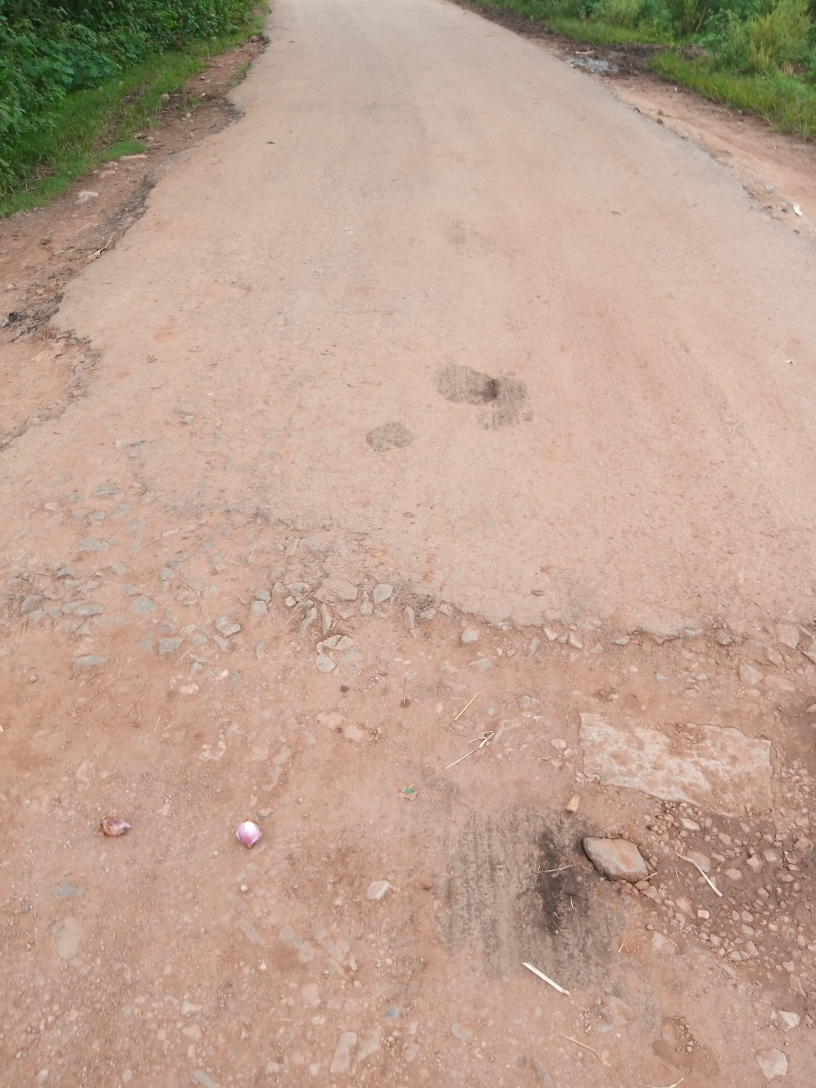
#> input picture Crack detector/20220815_16_11_41_045_000_jT85iRGUsKVY0iTx40U5DTQKCYf2_F_3264_2448 (1).jpg, 2448 x 3264 px (shown at 1/3 size)
$ python main.py
#> lines starting #> are read from the running program, lines starting #| are printed output that depends on the picture; after the words box and inside, x2 and y2 are one past the last pixel; in counts of white or black regions, pixels touching at a corner belong together
# This is correct code no 3
import cv2
# import numpy as np
import os

class CrackAnalyzerDSA:

    def __init__(self):
        # --- DSA CONCEPT 1: HASH MAP (Dictionary) ---
        self.crack_database = {}

        # OpenCV Preprocessing Parameters
        self.min_area = 100
        self.block_size = 51
        self.c_value = 10
        self.morph_kernel = cv2.getStructuringElement(cv2.MORPH_RECT, (5, 5)) #fine tuning

        # Severity Thresholds
        self.medium_span_pct = 10.0
        self.high_span_pct = 25.0
        self.critical_span_pct = 40.0
#seveerity evaluation
    def evaluate_severity(self, max_span_pct):
        # [4 lines of commented-out code are left out]
        if max_span_pct >= self.high_span_pct:
            return "High", (0, 165, 255)
        elif max_span_pct >= self.medium_span_pct:
            return "Medium", (0, 255, 255)
        else:
            return "Low", (255, 255, 0)
#it saves data
    def save_data(self, location_id, severity, span_pct):
        self.crack_database[location_id] = {
            "Severity": severity,
            "Damage_Span": f"{span_pct:.1f}%",
            "Action": "Fix Immediately!" if severity == "CRITICAL" else "Monitor"
        }
#analyze and process frame
    def process_frame(self, frame, location_id="Unknown_Location"):
        annotated_frame = frame.copy() #makes a copy to draw warning labels
        img_h, img_w = frame.shape[:2] #set dimensions of picture
        max_img_dim = max(img_h, img_w) #finding exact height and width

        gray = cv2.cvtColor(frame, cv2.COLOR_BGR2GRAY) #make pic black and white
        blurred = cv2.bilateralFilter(gray, 9, 75, 75)   # blur to ignore roughness

        thresh = cv2.adaptiveThreshold(
            blurred, 255, cv2.ADAPTIVE_THRESH_GAUSSIAN_C,
            cv2.THRESH_BINARY_INV, self.block_size, self.c_value #dark turns white, restroad is pitch black
        )

        closed_cracks = cv2.morphologyEx(thresh, cv2.MORPH_CLOSE, self.morph_kernel) #morphological closing
        contours, _ = cv2.findContours(closed_cracks, cv2.RETR_EXTERNAL, cv2.CHAIN_APPROX_SIMPLE) #comma and dash unpacking

        longest_crack_span = 0

        # --- DSA CONCEPT 2: O(N) LINEAR TRAVERSAL ---  visiting every element in a sequence
        total_damage_area = 0
        for contour in contours:
            area = cv2.contourArea(contour)
            if area > self.min_area:
                total_damage_area += area

# Then calculate percentage based on the total image area
        image_area = img_h * img_w
        area_percentage = (total_damage_area / image_area) * 100

        severity_label, text_color = self.evaluate_severity(area_percentage)
        self.save_data(location_id, severity_label, area_percentage)

        cv2.rectangle(annotated_frame, (0, 0), (300, 80), (30, 30, 30), -1)
        cv2.putText(annotated_frame, severity_label, (20, 55),
                    cv2.FONT_HERSHEY_SIMPLEX, 1.5, text_color, 4)

        return annotated_frame
#single image analyzer
    def analyze_single_image(self, image_path):
        if not os.path.exists(image_path):
            print(f"Error: '{image_path}' not found.")
            return

        img = cv2.imread(image_path)
        if img is None: return

        max_dim = 1000
        h, w = img.shape[:2]
        if h > max_dim or w > max_dim:
            scale = max_dim / float(max(h, w))
            img = cv2.resize(img, None, fx=scale, fy=scale, interpolation=cv2.INTER_AREA)

        filename = os.path.basename(image_path)
        result = self.process_frame(img, location_id=filename)

        print("\n--- SCAN COMPLETE ---")
        print(f"Dictionary Database Output: {self.crack_database[filename]}")
        print("Press ANY KEY on the image window to close it.")

        cv2.imshow(f"Analysis - {filename}", result)
        cv2.waitKey(0)
        cv2.destroyAllWindows()

    # [70 lines left out: functions analyze_folder, print_final_database, not called in this run]

# --- Main Execution Block ---
if __name__ == "__main__":
    Analyzer = CrackAnalyzerDSA()
    print("--- Road Crack Detection System ---")
    print("1. Analyze a single image")
    print("2. Process a dataset folder")

    choice = input("\nSelect mode (1/2): ")
#> the answer given: 1
    if choice == '1':
        file_path = input("Enter the exact image file path : ")
#> the answer given: 20220815_16_11_41_045_000_jT85iRGUsKVY0iTx40U5DTQKCYf2_F_3264_2448 (1).jpg
        Analyzer.analyze_single_image(file_path)
#> in analyze_single_image, img is the input picture: shape (3264, 2448, 3); mean B, G, R 145.5, 162.8, 190.2
#> in analyze_single_image, `img = cv2.resize(img, None, fx=scale, fy=scale, interpolation=cv2.INTE..`:
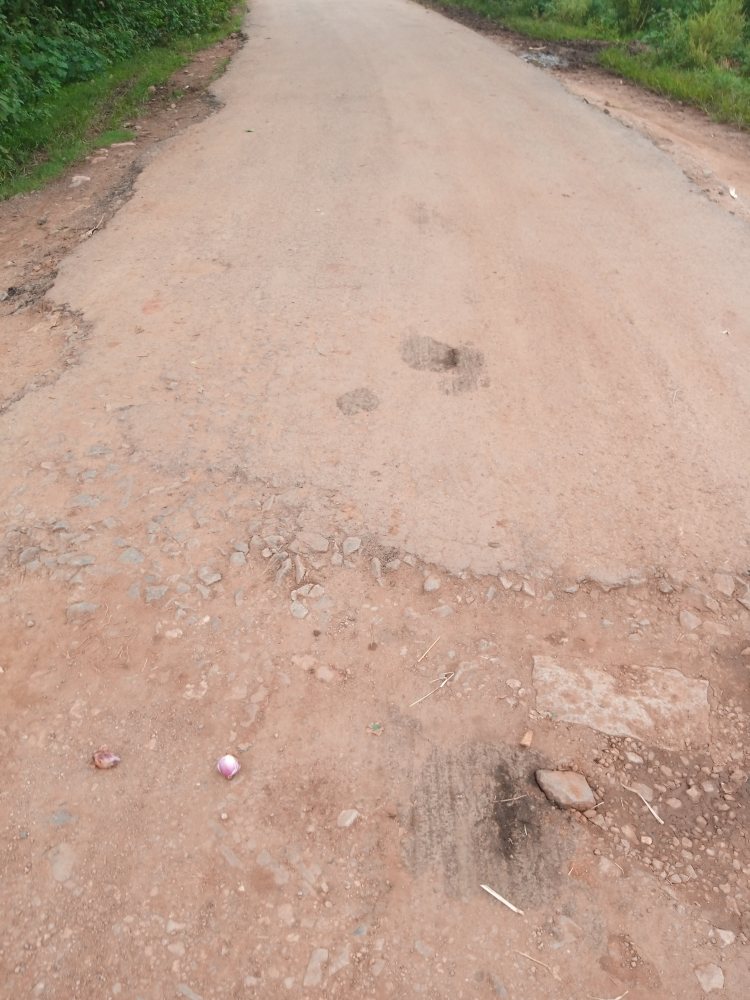
#> img: shape (1000, 750, 3); mean B, G, R 145.5, 162.8, 190.2
#> in process_frame, `gray = cv2.cvtColor(frame, cv2.COLOR_BGR2GRAY)`:
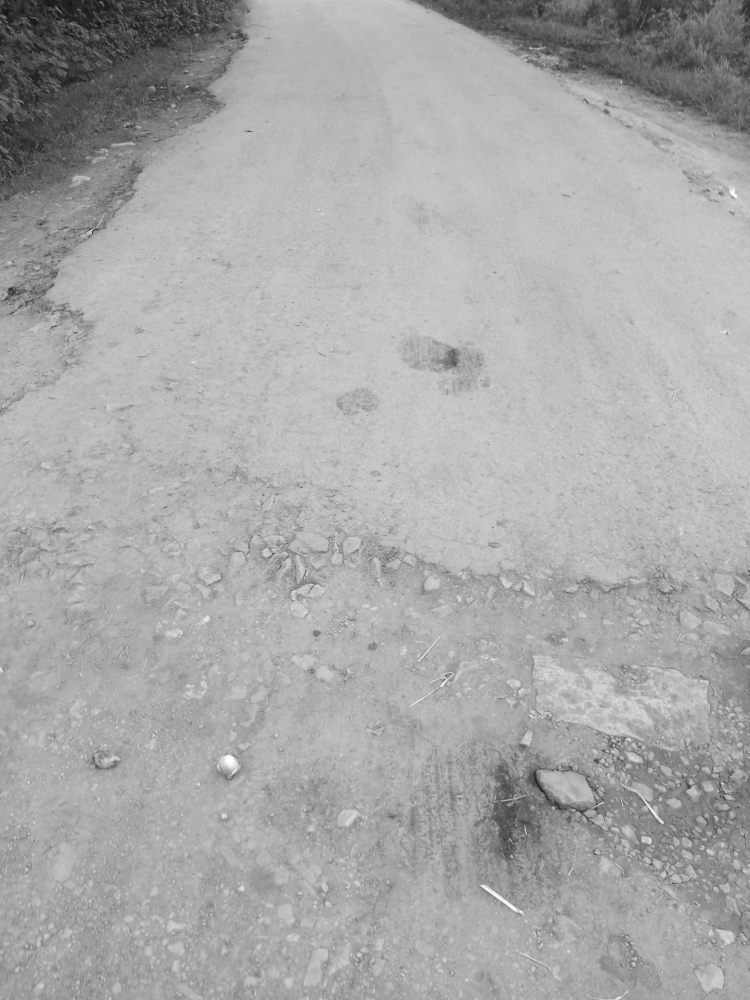
#> gray: shape (1000, 750); min 17, max 255, mean 169
#> in process_frame, `thresh = cv2.adaptiveThreshold( blurred, 255, cv2.ADAPTIVE_THRESH_GAUS..`:
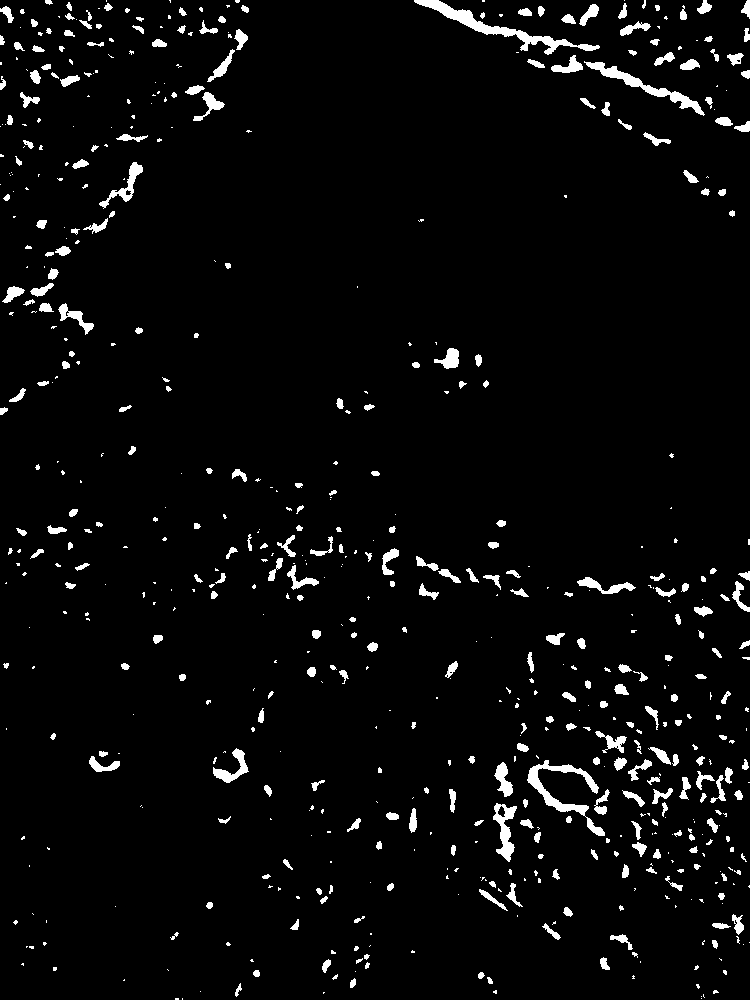
#> thresh: shape (1000, 750); 3.8% white; 636 white regions (330 under 20 px), largest, box (x1, y1, x2, y2) and area: (414, 0, 600, 55) 1615, (527, 760, 605, 836) 1232, (584, 61, 705, 116) 1033
#> in process_frame, `closed_cracks = cv2.morphologyEx(thresh, cv2.MORPH_CLOSE, self.morph_k..`:
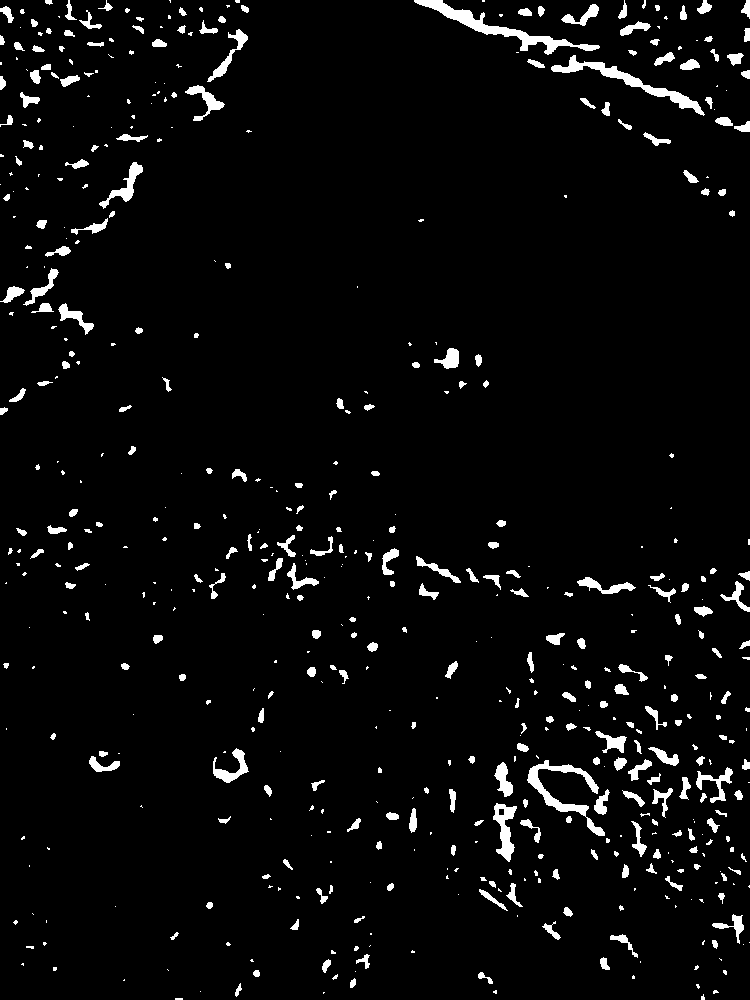
#> closed_cracks: shape (1000, 750); 4% white; 553 white regions (271 under 20 px)
#> in process_frame, `contours, _ = cv2.findContours(closed_cracks, cv2.RETR_EXTERNAL, cv2.C..`: contours = 553 contours, 320 with area under 20; largest, box (x1, y1, x2, y2) and area: (414, 0, 600, 55) 1506, (551, 55, 705, 116) 1188, (527, 760, 605, 836) 1070, (493, 803, 517, 862) 632, (99, 162, 143, 209) 444
#> the loop in process_frame, `for contour in contours:` made 553 passes
#> (area, total_damage_area) on passes 38, 47, 60, 123, 127, 137, 140, 146, 147, 149, 154, 156: (118, 118), (210.5, 328.5), (106.5, 435), (158, 593), (104.5, 697.5), (115.5, 813), (632, 1445), (107.5, 1552.5), (171.5, 1724), (159.5, 1883.5), (107, 1990.5), (325, 2315.5)
#> area on passes 8, 10, 13, 16, 22, 25: 31.5, 32.5, 48.5, 30, 58.5, 66.5
#> after the loop in process_frame, `for contour in contours:`: total_damage_area = 12989.5
#> in process_frame, `area_percentage = (total_damage_area / image_area) * 100`: area_percentage = 1.73
#> in process_frame, `severity_label, text_color = self.evaluate_severity(area_percentage)`: severity_label = 'Low'; text_color = (255, 255, 0)
#> in process_frame, `cv2.putText(annotated_frame, severity_label, (20, 55), cv2.FONT_HERSHE..`:
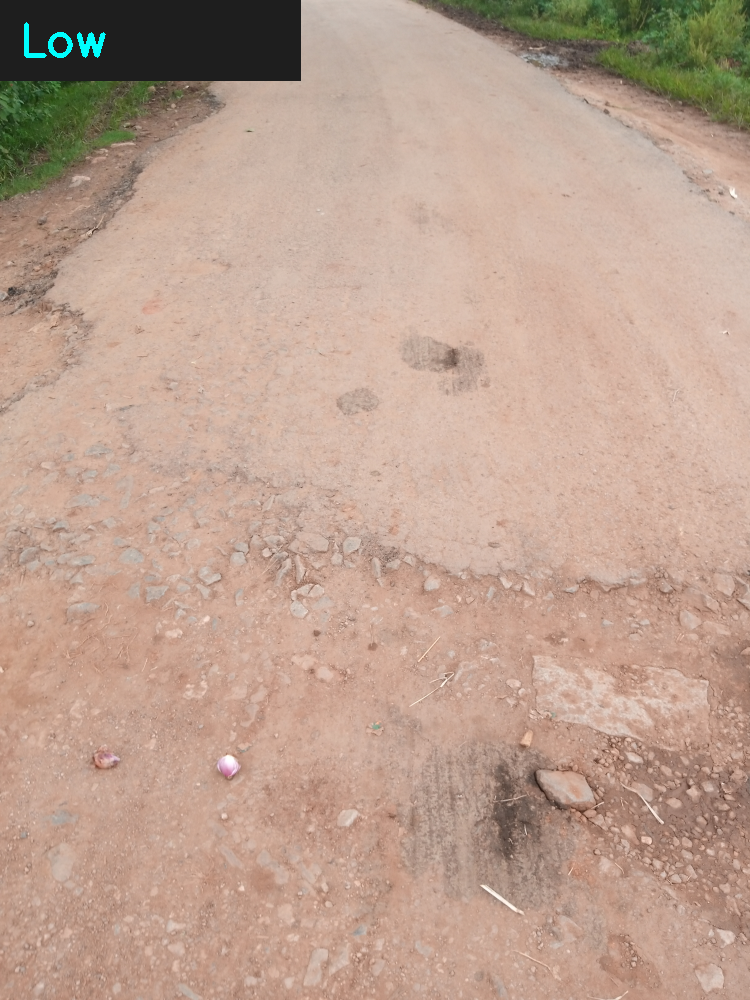
#> annotated_frame: shape (1000, 750, 3); mean B, G, R 144.5, 160.8, 188.2
#| Dictionary Database Output: {'Severity': 'Low', 'Damage_Span': '1.7%', 'Action': 'Monitor'}
    elif choice == '2':
        folder_path = input("Enter the exact folder name : ")
        Analyzer.analyze_folder(folder_path)
    else:
        print("Invalid choice.")
